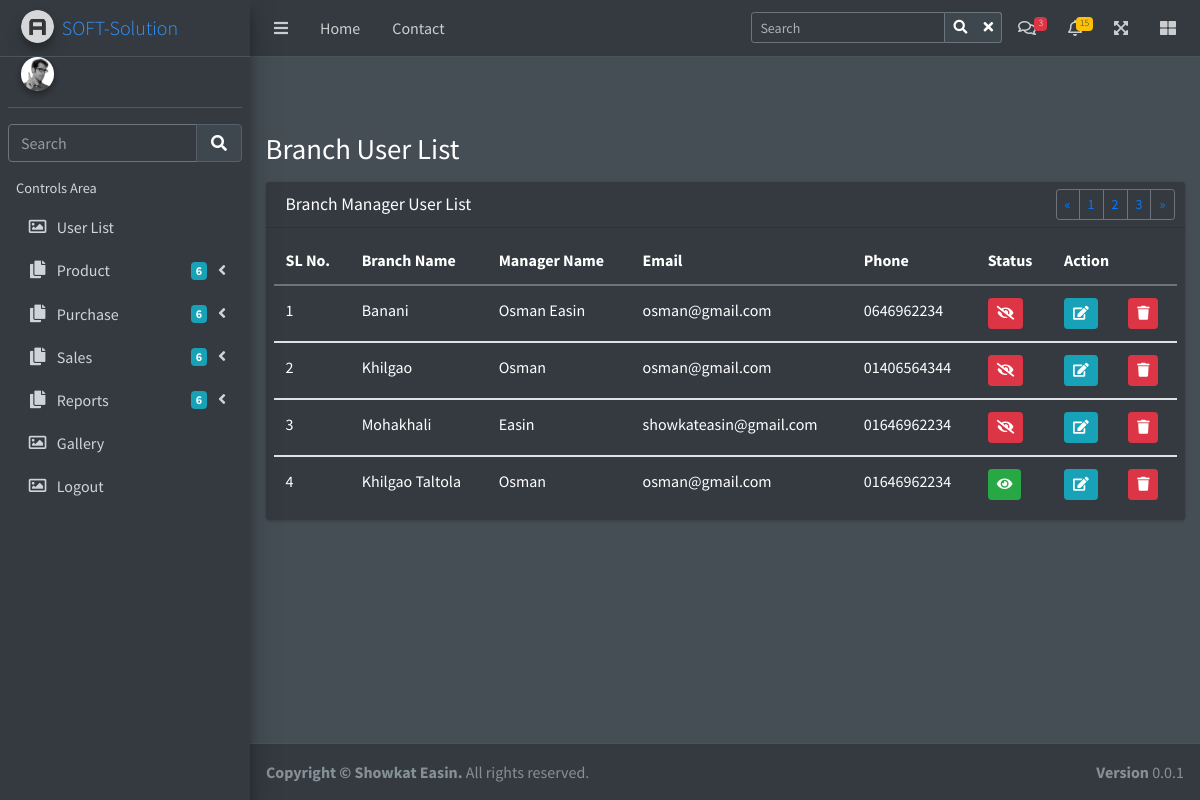
/usercontrol.php, run on the app's committed database.
### tables this page shows
CREATE TABLE `tbl_branch` (
  `id` int(11) NOT NULL,
  `bName` varchar(20) NOT NULL,
  `mName` varchar(20) NOT NULL,
  `phone` varchar(15) NOT NULL,
  `email` varchar(50) NOT NULL,
  `password` varchar(50) NOT NULL,
  `status` int(2) NOT NULL
);

### Classes/Branch.php (called while the page is built, shortened)
<?php
class Branch {
		private $con = "";
		function __construct()
		{
			$this->con= new mysqli("localhost","root","","pos_batch05");
		}
		 function allBranches(){
			$sql = $this->con->query("SELECT * FROM tbl_branch");
			return $sql;
		 }
	}

### usercontrol.php (the view, shortened to what this page needs)
<?php
include "includes/header.php";
?>
<?php
include "includes/loader.php";
?>
<?php
include "includes/navbar.php";
?>
<?php
include "includes/mainslider.php";
?>
<div class="content-wrapper">
  <div class="content-header">
      <div class="container">
        <div class="row mb-0">
          <div class="col-sm-6">
          <h1 class="m-0">Branch User List</h1>
          </div>
        </div>
      </div>
    </div>
  <section class="content">
    <div class="container-fluid">
      <div class="row">
        <div class="col-md-12">
          <div class="card">
            <div class="card-header">
              <h3 class="card-title">Branch Manager User List</h3>
              <div class="card-tools">
                <ul class="pagination pagination-sm float-right">
                  <li class="page-item"><a class="page-link" href="#">«</a></li>
                  <li class="page-item"><a class="page-link" href="#">1</a></li>
                  <li class="page-item"><a class="page-link" href="#">2</a></li>
                  <li class="page-item"><a class="page-link" href="#">3</a></li>
                  <li class="page-item"><a class="page-link" href="#">»</a></li>
                </ul>
              </div>
            </div>
            <div class="card-body p-2">
              <table class="table">
                <thead>
                  <tr>
                    <th>SL No.</th>
                    <th>Branch Name</th>
                    <th>Manager Name</th>
                    <th>Email</th>
                    <th>Phone</th>
                    <th>Status</th>
                    <th colspan="2">Action</th>
                  </tr>
                </thead>
                <tbody>
                  <?php
                  include "Classes/Branch.php";
                  $branch = new Branch;
                  $obj = $branch->allBranches();
                  if ($obj->num_rows > 0) { $sl=1;
                    while ($row = $obj->fetch_assoc()) {
                      if ($row["status"] == 1) {
                        $status = '<a href="usercontrol.php?active=' . $row["id"] .'"
                        name="active" class="btn btn-success btn-sm">
                        <i class="fas fa-eye"></i>
                        </a>';
                      } else {
                        $status = '<a href="usercontrol.php?inactive='. $row["id"] .'" name="inactive"
                        class="btn btn-danger btn-sm"><i class="fas fa-eye-slash"></i></a>';
                      } ?>
                <tbody>
                  <tr>
                    <td><?php echo $sl ?></td>
                    <td><?php echo $row["bName"]; ?></td>
                    <td><?php echo $row["mName"]; ?></td>
                    <td><?php echo $row["email"]; ?></td>
                    <td><?php echo $row["phone"]; ?></td>
                    <td><?php echo $status ?></td>
                    <td><a href="branchedit.php?id= <?php echo $row ["id"] ?>"class="btn btn-info btn-sm"><i class="fa fa-edit "></i></a></td>
                    <td><button data-toggle ="modal" data-target ="#delete"
                    class="btn btn-danger btn-sm"><i class="fa fa-trash"></i></button></td>
                  </tr>
                </tbody>
              <?php
                    }
                  }
            ?>
            </div>
          </div>
        </div>
      </div>
  </section>
</div>
<?php
include "includes/footer.php";
?>
</div>
</body>
</html>

### data on the page
tbl_branch: bName "Banani", mName "Osman Easin", email "osman@gmail.com", phone "0646962234"
tbl_branch: bName "Khilgao", mName "Osman", email "osman@gmail.com", phone "01406564344"
tbl_branch: bName "Mohakhali", mName "Easin", email "showkateasin@gmail.com", phone "01646962234"
tbl_branch: bName "Khilgao Taltola", mName "Osman", email "osman@gmail.com", phone "01646962234"
